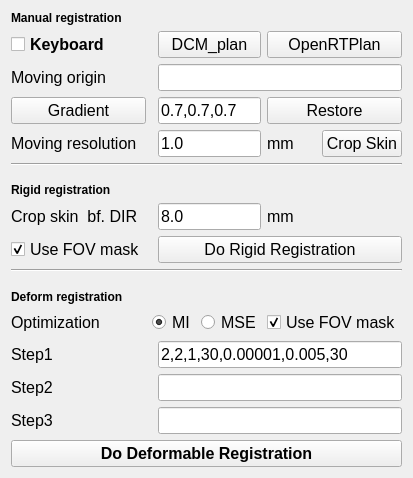
          <widget class="QWidget" name="page_2">
           <property name="geometry">
            <rect>
             <x>0</x>
             <y>0</y>
             <width>406</width>
             <height>478</height>
            </rect>
           </property>
           <attribute name="label">
            <string>Manual, Rigid and Deform Registration</string>
           </attribute>
           <layout class="QGridLayout" name="gridLayout_12">
            <item row="2" column="4" colspan="2">
             <widget class="QPushButton" name="pushButtonMoveFromDCMPlanOpen">
              <property name="font">
               <font>
                <pointsize>12</pointsize>
               </font>
              </property>
              <property name="text">
               <string>OpenRTPlan</string>
              </property>
             </widget>
            </item>
            <item row="5" column="0">
             <widget class="QLabel" name="label_23">
              <property name="font">
               <font>
                <pointsize>12</pointsize>
               </font>
              </property>
              <property name="text">
               <string>Moving resolution</string>
              </property>
             </widget>
            </item>
            <item row="9" column="0">
             <widget class="QLabel" name="label_41">
              <property name="font">
               <font>
                <pointsize>12</pointsize>
               </font>
              </property>
              <property name="text">
               <string>Crop skin  bf. DIR</string>
              </property>
             </widget>
            </item>
            <item row="2" column="0">
             <widget class="QCheckBox" name="checkBoxKeyMoving">
              <property name="font">
               <font>
                <pointsize>12</pointsize>
                <weight>75</weight>
                <bold>true</bold>
               </font>
              </property>
              <property name="text">
               <string>Keyboard</string>
              </property>
              <property name="checked">
               <bool>false</bool>
              </property>
             </widget>
            </item>
            <item row="4" column="0">
             <widget class="QPushButton" name="pushButtonGradSearch">
              <property name="font">
               <font>
                <pointsize>12</pointsize>
                <weight>50</weight>
                <bold>false</bold>
               </font>
              </property>
              <property name="text">
               <string>Gradient</string>
              </property>
             </widget>
            </item>
            <item row="5" column="4">
             <widget class="QLabel" name="label">
              <property name="font">
               <font>
                <pointsize>12</pointsize>
               </font>
              </property>
              <property name="text">
               <string>mm</string>
              </property>
             </widget>
            </item>
            <item row="3" column="2" colspan="4">
             <widget class="QLineEdit" name="lineEditOriginChanged">
              <property name="font">
               <font>
                <pointsize>12</pointsize>
               </font>
              </property>
             </widget>
            </item>
            <item row="9" column="4">
             <widget class="QLabel" name="label_42">
              <property name="font">
               <font>
                <pointsize>12</pointsize>
               </font>
              </property>
              <property name="text">
               <string>mm</string>
              </property>
             </widget>
            </item>
            <item row="5" column="5">
             <widget class="QPushButton" name="pushButtonConfirmManualRegi">
              <property name="font">
               <font>
                <pointsize>12</pointsize>
               </font>
              </property>
              <property name="text">
               <string>Crop Skin</string>
              </property>
             </widget>
            </item>
            <item row="18" column="2" colspan="4">
             <widget class="QLineEdit" name="lineEditArgument2">
              <property name="font">
               <font>
                <pointsize>12</pointsize>
               </font>
              </property>
              <property name="text">
               <string/>
              </property>
             </widget>
            </item>
            <item row="2" column="2" colspan="2">
             <widget class="QPushButton" name="pushButtonMoveFromDCMPlan">
              <property name="font">
               <font>
                <pointsize>12</pointsize>
               </font>
              </property>
              <property name="text">
               <string>DCM_plan</string>
              </property>
             </widget>
            </item>
            <item row="5" column="2" colspan="2">
             <widget class="QLineEdit" name="lineEditMovingResol">
              <property name="font">
               <font>
                <pointsize>12</pointsize>
               </font>
              </property>
              <property name="text">
               <string>1.0</string>
              </property>
             </widget>
            </item>
            <item row="12" column="0" colspan="6">
             <widget class="Line" name="line_3">
              <property name="orientation">
               <enum>Qt::Horizontal</enum>
              </property>
             </widget>
            </item>
            <item row="4" column="4" colspan="2">
             <widget class="QPushButton" name="pushButtonRestoreOriginal">
              <property name="font">
               <font>
                <pointsize>12</pointsize>
               </font>
              </property>
              <property name="text">
               <string>Restore</string>
              </property>
             </widget>
            </item>
            <item row="3" column="0">
             <widget class="QLabel" name="label_19">
              <property name="font">
               <font>
                <pointsize>12</pointsize>
               </font>
              </property>
              <property name="text">
               <string>Moving origin</string>
              </property>
             </widget>
            </item>
            <item row="21" column="0" colspan="6">
             <widget class="QPushButton" name="pushButtonDoDeformable">
              <property name="font">
               <font>
                <pointsize>12</pointsize>
                <weight>75</weight>
                <bold>true</bold>
               </font>
              </property>
              <property name="text">
               <string>Do Deformable Registration</string>
              </property>
             </widget>
            </item>
            <item row="15" column="0">
             <widget class="QLabel" name="label_25">
              <property name="font">
               <font>
                <pointsize>12</pointsize>
               </font>
              </property>
              <property name="text">
               <string>Optimization</string>
              </property>
             </widget>
            </item>
            <item row="19" column="2" colspan="4">
             <widget class="QLineEdit" name="lineEditArgument3">
              <property name="font">
               <font>
                <pointsize>12</pointsize>
               </font>
              </property>
              <property name="text">
               <string/>
              </property>
             </widget>
            </item>
            <item row="15" column="4" colspan="2">
             <widget class="QCheckBox" name="checkBoxUseROIForDIR">
              <property name="font">
               <font>
                <pointsize>12</pointsize>
               </font>
              </property>
              <property name="text">
               <string>Use FOV mask</string>
              </property>
              <property name="checked">
               <bool>true</bool>
              </property>
             </widget>
            </item>
            <item row="4" column="2" colspan="2">
             <widget class="QLineEdit" name="lineEditGradOption">
              <property name="font">
               <font>
                <pointsize>12</pointsize>
               </font>
              </property>
              <property name="text">
               <string>0.7,0.7,0.7</string>
              </property>
             </widget>
            </item>
            <item row="17" column="2" colspan="4">
             <widget class="QLineEdit" name="lineEditArgument1">
              <property name="font">
               <font>
                <pointsize>12</pointsize>
               </font>
              </property>
              <property name="text">
               <string>2,2,1,30,0.00001,0.005,30</string>
              </property>
             </widget>
            </item>
            <item row="6" column="0" colspan="6">
             <widget class="Line" name="line_2">
              <property name="orientation">
               <enum>Qt::Horizontal</enum>
              </property>
             </widget>
            </item>
            <item row="10" column="2" rowspan="2" colspan="4">
             <widget class="QPushButton" name="pushButtonDoRigid">
              <property name="font">
               <font>
                <pointsize>12</pointsize>
               </font>
              </property>
              <property name="text">
               <string>Do Rigid Registration</string>
              </property>
             </widget>
            </item>
            <item row="15" column="3">
             <widget class="QRadioButton" name="radioButton_mse">
              <property name="font">
               <font>
                <pointsize>12</pointsize>
               </font>
              </property>
              <property name="text">
               <string>MSE</string>
              </property>
              <property name="checked">
               <bool>false</bool>
              </property>
             </widget>
            </item>
            <item row="10" column="0" rowspan="2">
             <widget class="QCheckBox" name="checkBoxUseROIForRigid">
              <property name="font">
               <font>
                <pointsize>12</pointsize>
               </font>
              </property>
              <property name="text">
               <string>Use FOV mask</string>
              </property>
              <property name="checked">
               <bool>true</bool>
              </property>
             </widget>
            </item>
            <item row="9" column="2" colspan="2">
             <widget class="QLineEdit" name="lineEditCBCTSkinCropBfDIR">
              <property name="font">
               <font>
                <pointsize>12</pointsize>
               </font>
              </property>
              <property name="text">
               <string>8.0</string>
              </property>
             </widget>
            </item>
            <item row="7" column="0">
             <spacer name="verticalSpacer_3">
              <property name="orientation">
               <enum>Qt::Vertical</enum>
              </property>
              <property name="sizeHint" stdset="0">
               <size>
                <width>20</width>
                <height>40</height>
               </size>
              </property>
             </spacer>
            </item>
            <item row="13" column="0">
             <spacer name="verticalSpacer_5">
              <property name="orientation">
               <enum>Qt::Vertical</enum>
              </property>
              <property name="sizeHint" stdset="0">
               <size>
                <width>20</width>
                <height>40</height>
               </size>
              </property>
             </spacer>
            </item>
            <item row="17" column="0" colspan="2">
             <widget class="QLabel" name="label_26">
              <property name="font">
               <font>
                <pointsize>12</pointsize>
               </font>
              </property>
              <property name="text">
               <string>Step1</string>
              </property>
             </widget>
            </item>
            <item row="18" column="0" colspan="2">
             <widget class="QLabel" name="label_27">
              <property name="font">
               <font>
                <pointsize>12</pointsize>
               </font>
              </property>
              <property name="text">
               <string>Step2</string>
              </property>
             </widget>
            </item>
            <item row="19" column="0" colspan="2">
             <widget class="QLabel" name="label_28">
              <property name="font">
               <font>
                <pointsize>12</pointsize>
               </font>
              </property>
              <property name="text">
               <string>Step3</string>
              </property>
             </widget>
            </item>
            <item row="15" column="1" colspan="2">
             <widget class="QRadioButton" name="radioButton_mi">
              <property name="font">
               <font>
                <pointsize>12</pointsize>
               </font>
              </property>
              <property name="text">
               <string>MI</string>
              </property>
              <property name="checked">
               <bool>true</bool>
              </property>
             </widget>
            </item>
            <item row="14" column="0" colspan="6">
             <widget class="QLabel" name="label_16">
              <property name="font">
               <font>
                <weight>75</weight>
                <bold>true</bold>
               </font>
              </property>
              <property name="text">
               <string>Deform registration</string>
              </property>
             </widget>
            </item>
            <item row="8" column="0" colspan="6">
             <widget class="QLabel" name="label_24">
              <property name="font">
               <font>
                <weight>75</weight>
                <bold>true</bold>
               </font>
              </property>
              <property name="text">
               <string>Rigid registration</string>
              </property>
             </widget>
            </item>
            <item row="1" column="0" colspan="6">
             <widget class="QLabel" name="label_40">
              <property name="font">
               <font>
                <weight>75</weight>
                <bold>true</bold>
               </font>
              </property>
              <property name="text">
               <string>Manual registration</string>
              </property>
             </widget>
            </item>
           </layout>
          </widget>
